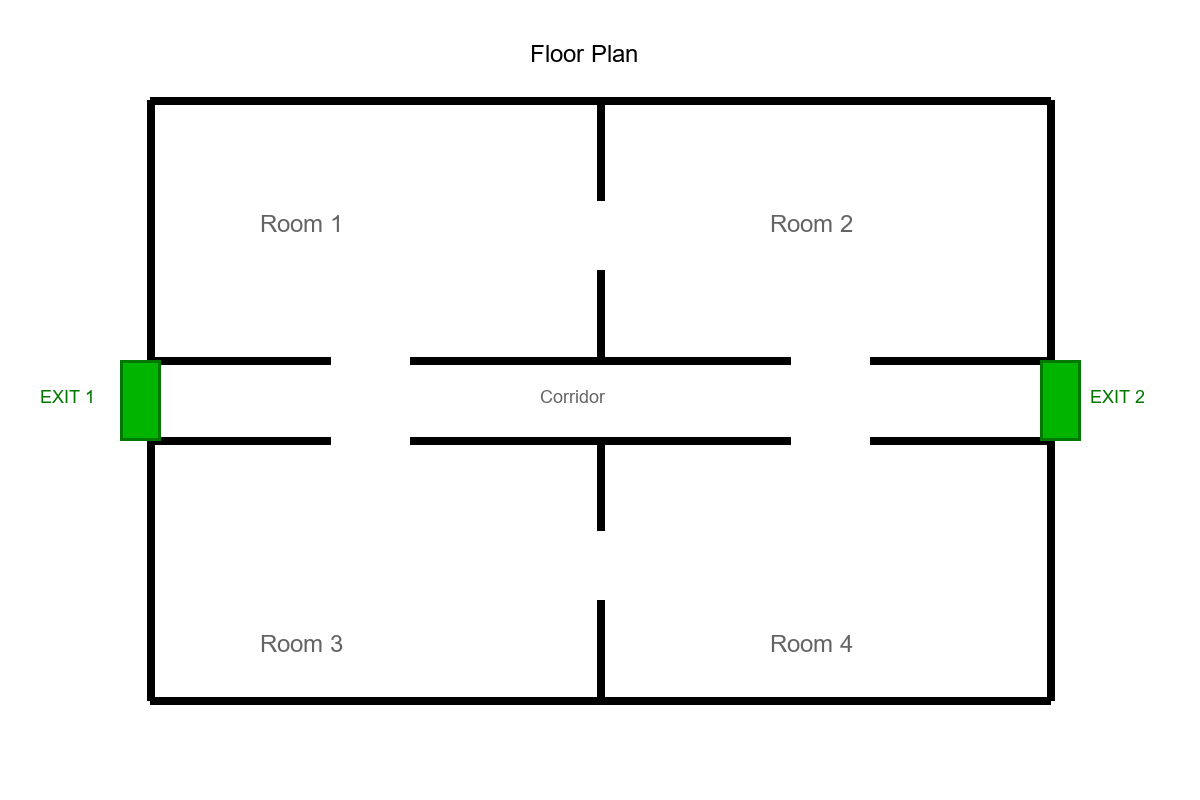

The script that saved this image:
"""Draw a simple floor plan: 1200x800, 4 rooms, central corridor, 2 exits."""
from PIL import Image, ImageDraw, ImageFont

W, H = 1200, 800
WALL = 8
BLACK = (0, 0, 0)
GREEN = (0, 180, 0)
DARK_GREEN = (0, 120, 0)
GRAY = (100, 100, 100)

# Building bounds
X0, Y0, X1, Y1 = 150, 100, 1050, 700
# Central horizontal corridor
CY_TOP, CY_BOT = 360, 440
MID_X = 600

img = Image.new("RGB", (W, H), "white")
draw = ImageDraw.Draw(img)

try:
    font = ImageFont.truetype("arial.ttf", 24)
    small = ImageFont.truetype("arial.ttf", 18)
except OSError:
    font = ImageFont.load_default()
    small = ImageFont.load_default()


def h_wall(y, x_start, x_end, gaps=()):
    """Horizontal wall with gaps (doors): gaps = [(gx0, gx1), ...]."""
    cur = x_start
    for gx0, gx1 in sorted(gaps):
        if gx0 > cur:
            draw.line([(cur, y), (gx0, y)], fill=BLACK, width=WALL)
        cur = max(cur, gx1)
    if cur < x_end:
        draw.line([(cur, y), (x_end, y)], fill=BLACK, width=WALL)


def v_wall(x, y_start, y_end, gaps=()):
    """Vertical wall with gaps (doors): gaps = [(gy0, gy1), ...]."""
    cur = y_start
    for gy0, gy1 in sorted(gaps):
        if gy0 > cur:
            draw.line([(x, cur), (x, gy0)], fill=BLACK, width=WALL)
        cur = max(cur, gy1)
    if cur < y_end:
        draw.line([(x, cur), (x, y_end)], fill=BLACK, width=WALL)


# --- Outer walls (left/right have exit gaps where corridor meets them) ---
h_wall(Y0, X0, X1)  # top
h_wall(Y1, X0, X1)  # bottom
v_wall(X0, Y0, Y1, gaps=[(CY_TOP, CY_BOT)])  # left, exit 1 gap
v_wall(X1, Y0, Y1, gaps=[(CY_TOP, CY_BOT)])  # right, exit 2 gap

# --- Corridor walls with door gaps into each room ---
door_xs = [(330, 410), (790, 870)]
h_wall(CY_TOP, X0, X1, gaps=door_xs)
h_wall(CY_BOT, X0, X1, gaps=door_xs)

# --- Room divider walls with door gaps ---
v_wall(MID_X, Y0, CY_TOP, gaps=[(200, 270)])   # top rooms divider
v_wall(MID_X, CY_BOT, Y1, gaps=[(530, 600)])   # bottom rooms divider

# --- Exits: green rectangles on outer wall gaps ---
draw.rectangle([X0 - 30, CY_TOP, X0 + 10, CY_BOT], fill=GREEN, outline=DARK_GREEN, width=3)
draw.rectangle([X1 - 10, CY_TOP, X1 + 30, CY_BOT], fill=GREEN, outline=DARK_GREEN, width=3)

# --- Labels ---
draw.text((X0 + 110, Y0 + 110), "Room 1", fill=GRAY, font=font)
draw.text((MID_X + 170, Y0 + 110), "Room 2", fill=GRAY, font=font)
draw.text((X0 + 110, Y1 - 70), "Room 3", fill=GRAY, font=font)
draw.text((MID_X + 170, Y1 - 70), "Room 4", fill=GRAY, font=font)
draw.text((MID_X - 60, (CY_TOP + CY_BOT) // 2 - 14), "Corridor", fill=GRAY, font=small)
draw.text((X0 - 110, (CY_TOP + CY_BOT) // 2 - 14), "EXIT 1", fill=DARK_GREEN, font=small)
draw.text((X1 + 40, (CY_TOP + CY_BOT) // 2 - 14), "EXIT 2", fill=DARK_GREEN, font=small)
draw.text((W // 2 - 70, 40), "Floor Plan", fill=BLACK, font=font)

img.save("floorplan.png")
print("Saved floorplan.png", img.size)
